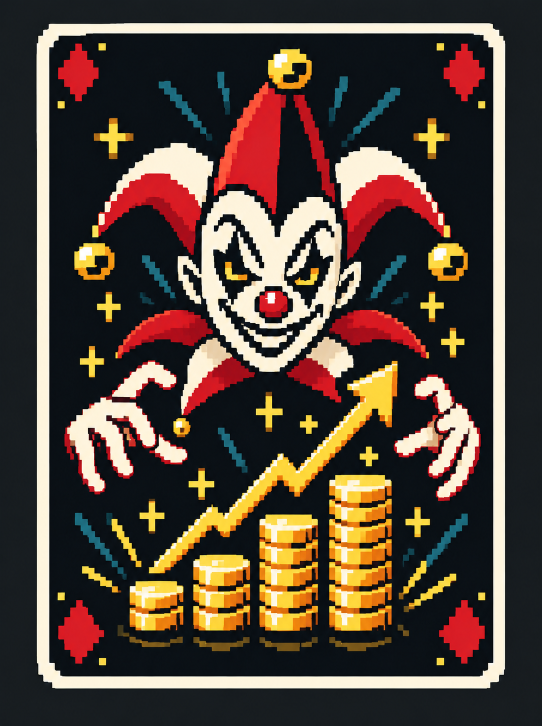
#> input picture MODS/Compound Interest/arte_original.png, 1084 x 1451 px (shown at 1/2 size)
$ python build_compound_interest_art.py
#> lines starting #> are read from the running program, lines starting #| are printed output that depends on the picture; after the words box and inside, x2 and y2 are one past the last pixel; in counts of white or black regions, pixels touching at a corner belong together
"""Deterministic technical crop of the supplied art; no generated/repainted pixels."""
from pathlib import Path
import argparse
import hashlib
import json
import shutil
from PIL import Image, ImageOps

ROOT = Path(__file__).resolve().parents[1]
MOD = ROOT.parent / 'MODS' / 'Compound Interest'
parser = argparse.ArgumentParser(description=__doc__)
parser.add_argument('--source', type=Path, default=MOD / 'arte_original.png')
source = parser.parse_args().source.resolve()
if source != (MOD / 'arte_original.png').resolve():
    shutil.copyfile(source, MOD / 'arte_original.png')
im = Image.open(source).convert('RGBA')
# The cream frame, including its rounded corners. Preserve the aspect ratio.
frame_mask = Image.eval(im.getchannel('R'), lambda v: 255 if v > 210 else 0)
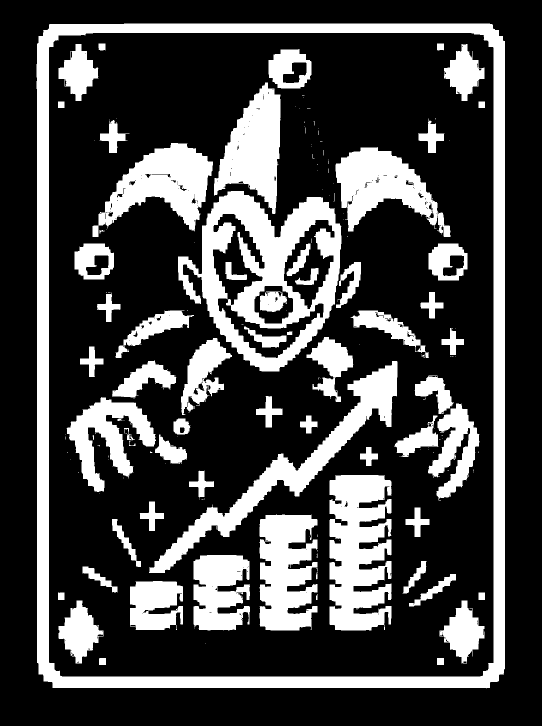
#> frame_mask: PIL image 1084x1451 L (shown at 1/2 size); 27% white; 204 white regions (137 under 20 px), largest, box (x1, y1, x2, y2) and area: (73, 47, 1010, 1377) 99517, (356, 382, 683, 743) 47241, (659, 950, 783, 1261) 30724
from PIL import ImageChops
frame_mask = ImageChops.multiply(frame_mask, Image.eval(im.getchannel('G'), lambda v: 255 if v > 195 else 0))
#> frame_mask: PIL image 1084x1451 L; 19.5% white; 124 white regions (43 under 20 px), largest, box (x1, y1, x2, y2) and area: (73, 47, 1010, 1377) 99517, (356, 382, 683, 743) 47233, (298, 727, 795, 1146) 21498
frame_mask = ImageChops.multiply(frame_mask, Image.eval(im.getchannel('B'), lambda v: 255 if v > 140 else 0))
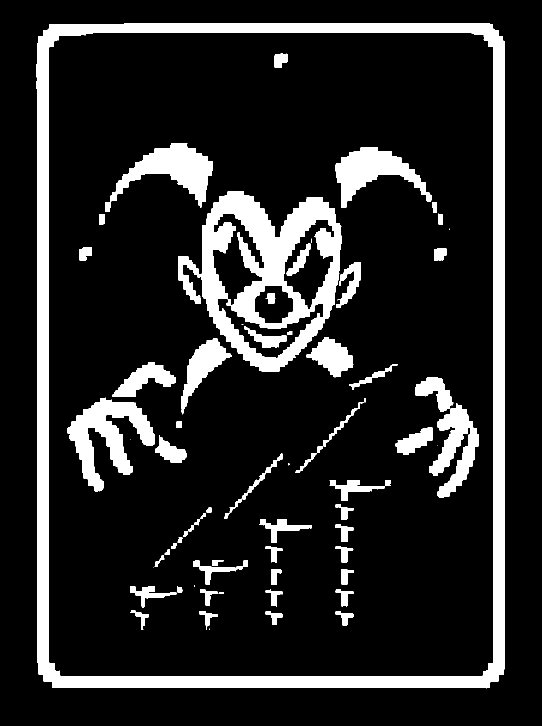
#> frame_mask: PIL image 1084x1451 L (shown at 1/2 size); 14.7% white; 71 white regions (10 under 20 px), largest, box (x1, y1, x2, y2) and area: (73, 47, 1010, 1377) 99517, (356, 382, 683, 743) 47233, (135, 795, 310, 983) 13435
box = frame_mask.getbbox()
#> box = (73, 47, 1010, 1377)
assert box, 'Cream card frame not found in source'
crop = im.crop(box)
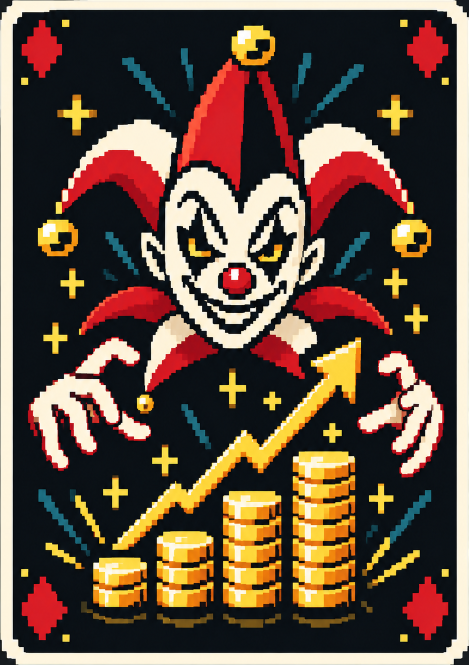
#> crop: PIL image 937x1330 RGBA (shown at 1/2 size); mean R, G, B, A 99.8, 79.2, 64.4, 255
mask = Image.new('L', crop.size)
#> mask: PIL image 937x1330 L; every value is 0
pixels, alpha = crop.load(), mask.load()
for y in range(crop.height):
    frame = [x for x in range(crop.width)
             if pixels[x, y][0] > 210 and pixels[x, y][1] > 195 and pixels[x, y][2] > 140]
    if frame:
        for x in range(min(frame), max(frame) + 1):
            alpha[x, y] = 255
crop.putalpha(mask)
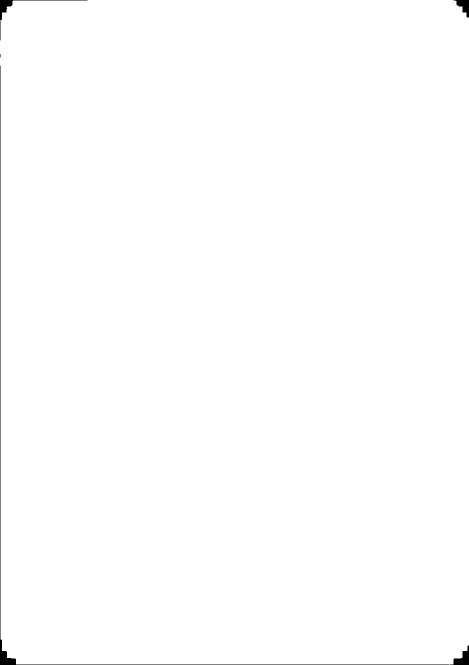
#> mask: PIL image 937x1330 L (shown at 1/2 size); 99.6% white; 5 black regions (1 under 20 px), largest, box (x1, y1, x2, y2) and area: (0, 131, 899, 1330) 2738, (0, 0, 175, 81) 730, (900, 1291, 937, 1330) 601, (907, 0, 937, 35) 494
outputs = {}
for scale in (1, 2):
    size = (71 * scale, 95 * scale)
    sprite = ImageOps.contain(crop, size, Image.Resampling.LANCZOS)
    result = Image.new('RGBA', size)
    result.alpha_composite(sprite, ((size[0]-sprite.width)//2, (size[1]-sprite.height)//2))
    target = MOD / 'assets' / f'{scale}x' / 'compound_interest.png'
    target.parent.mkdir(parents=True, exist_ok=True)
    result.save(target)
    outputs[str(scale)] = {'size': size, 'sha256': hashlib.sha256(target.read_bytes()).hexdigest()}
#> this loop made 2 passes
#> pass 1, `sprite = ImageOps.contain(crop, size, Image.Resampling.LANCZOS)`:
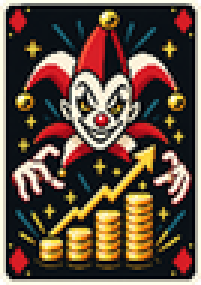
#> sprite: PIL image 67x95 RGBA (shown 3 times larger); mean R, G, B, A 99.7, 79.6, 65, 254.2; transparent parts drawn white
#> pass 1, `result.save(target)`:
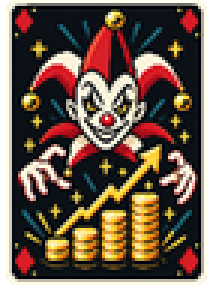
#> saved as compound_interest.png: PIL image 71x95 RGBA (shown 3 times larger); mean R, G, B, A 94, 75.1, 61.4, 239.9; transparent parts drawn white
#> after the loop:
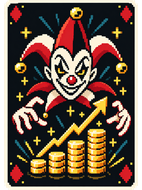
#> result: PIL image 142x190 RGBA; mean R, G, B, A 94.3, 75.1, 61.2, 239.9; transparent parts drawn white
#> after the loop, outputs = 2 items
(MOD / 'art-manifest.json').write_text(json.dumps({
    'source_sha256': hashlib.sha256(source.read_bytes()).hexdigest(),
    'source_size': im.size,
    'crop': box, 'preserve_aspect': True, 'sprites': outputs
}, indent=2) + '\n')
print(json.dumps(outputs))
#| {"1": {"size": [71, 95], "sha256": "d62315353652d8398a1e7e9b4ccf63188cd853a69f1ebf42614095fa44124953"}, "2": {"size": [142, 190], "sha256": "bb195af9756ff6ccf1d8dfe8dc1ab81618bb06af5fcde058bb09e7806a580a2e"}}
